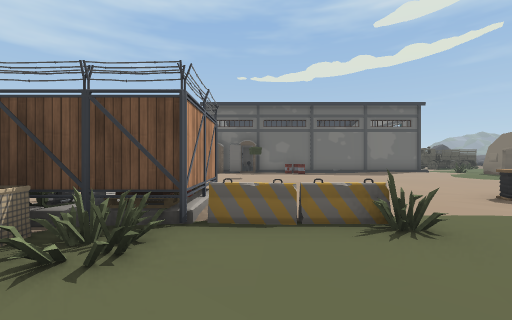
[1] (above)

24 first-person views from a walk through a 3-D level made in the Unity game engine. The camera is 1.4 m above the floor, looks level and sees 90° across. The floor is counted in squares, 2 m on a side. Each view is taken from the middle of a square. On the plan, view 1 faces up. The plan holds only what a view shows up to about 9 squares ahead; the rest is blank. The place goes on beyond the plan. Some animated figures are left out. Some surface patterns are stand-ins.

[2]
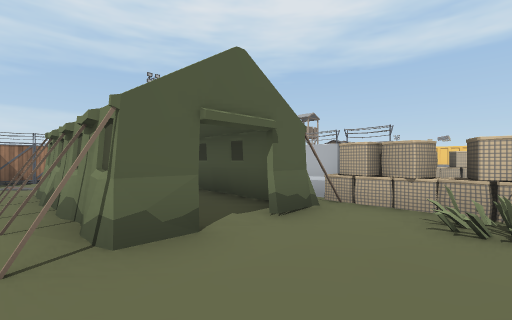

[3]
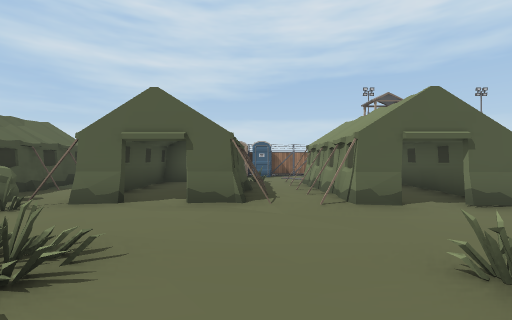

[4]
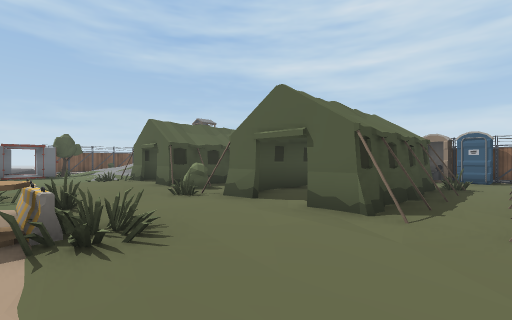

[5]
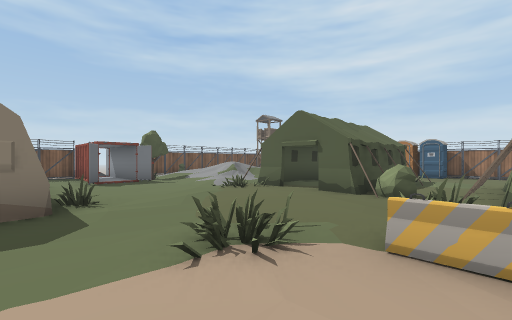

[6]
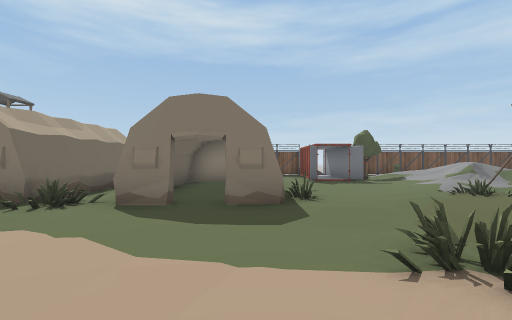

[7]
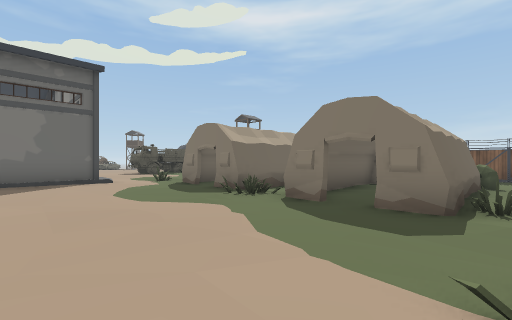

[8]
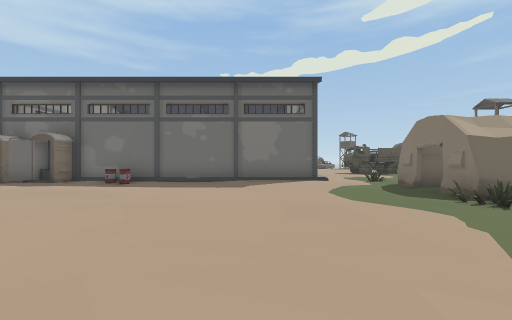

[9]
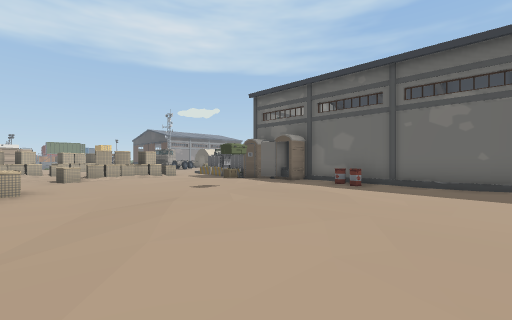

[10]
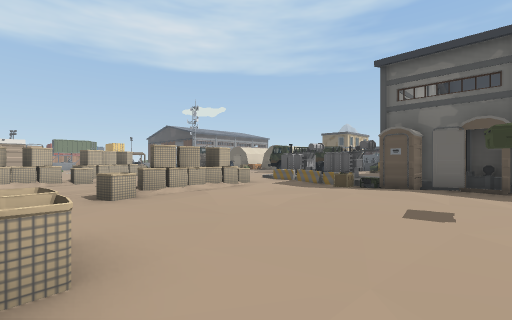

[11]
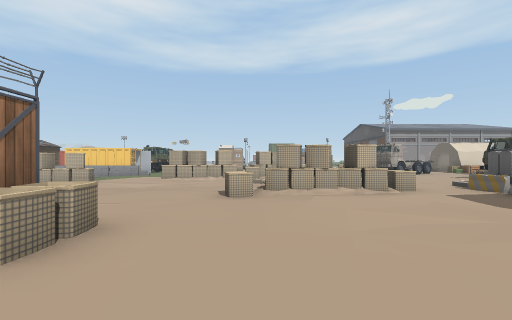

[12]
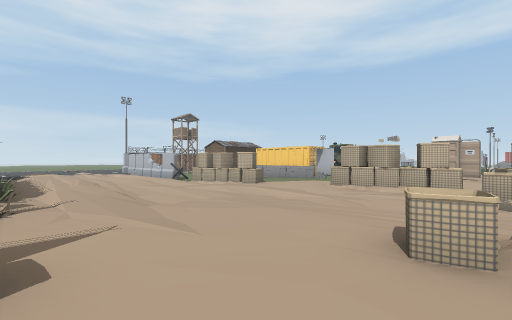

[13]
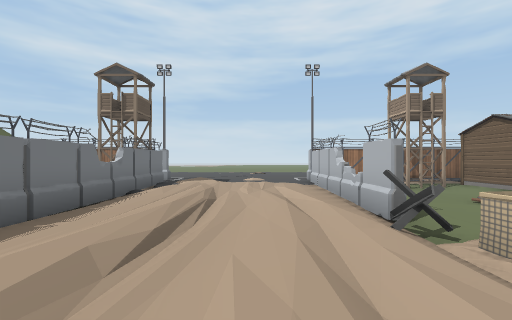

[14]
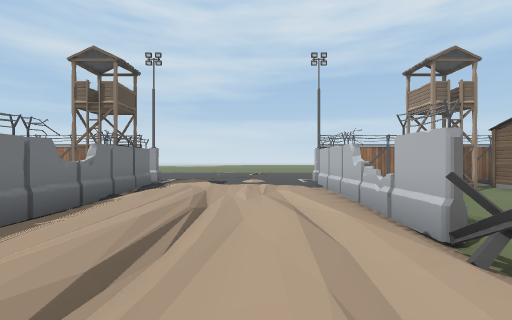

[15]
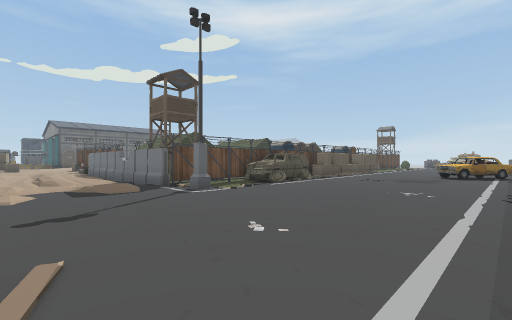

[16]
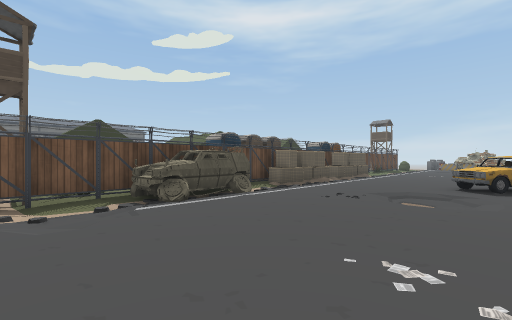

[17]
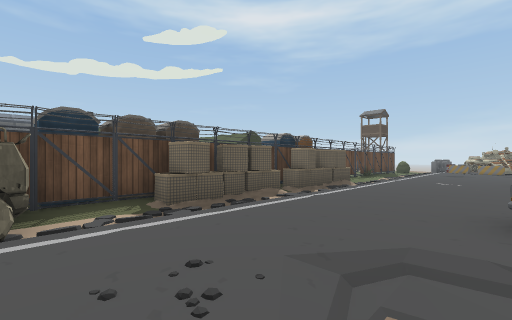

[18]
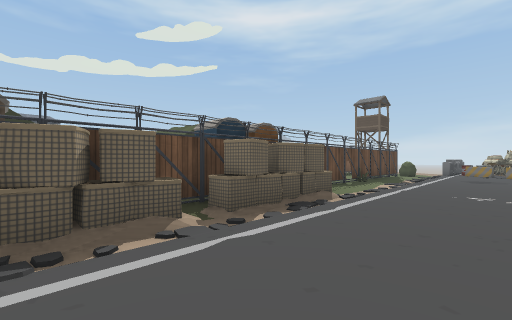

[19]
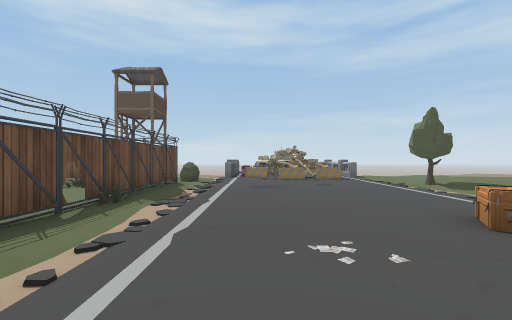

[20]
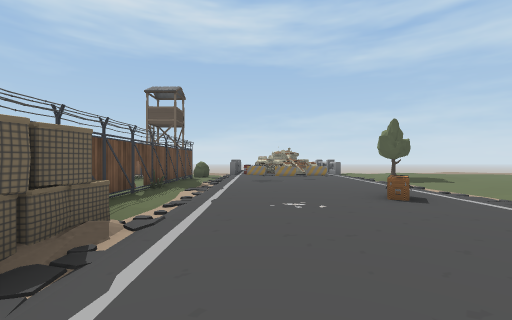

[21]
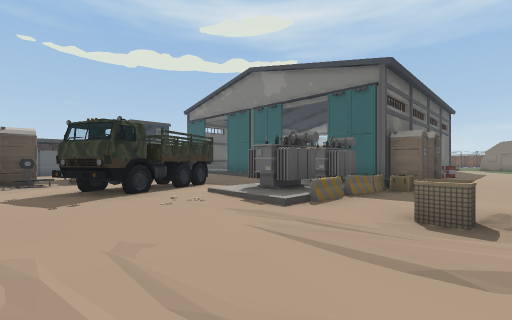

[22]
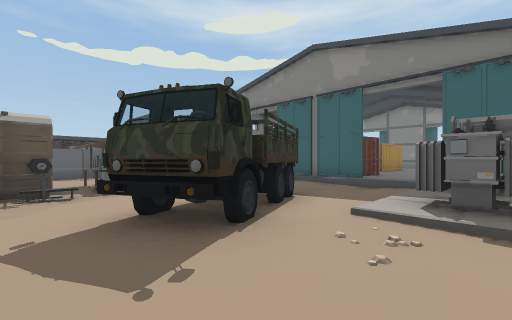

[23]
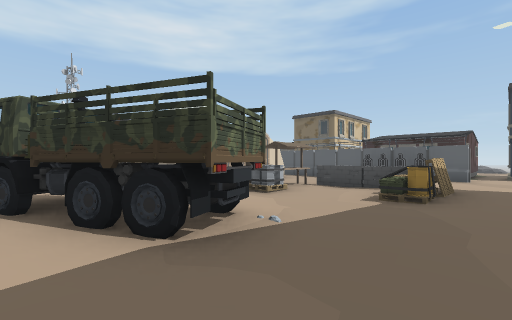

[24]
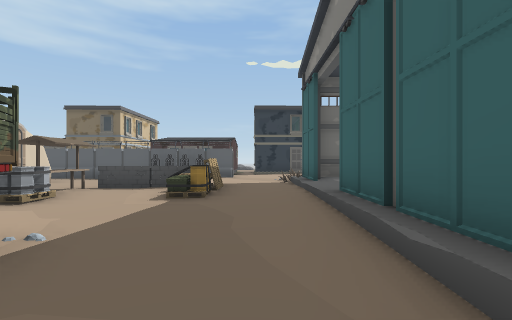

### Floor plan
Key: @ floor where view 1 was taken; # wall or solid block; . main floor; : floor 0.25 m higher than the main floor; + floor 0.5 m higher than the main floor; / step, stairs or slope; = window, fence, low wall or low ledge; C crate; F fence; B barricade; T tent; A car; N container; R tree; I barrier; U truck; W tower; P pallet; O other object.
Columns run from 10 left of view 1 to 17 right of it. Each row starts with its distance up from view 1.
 21 O.O=#O:/+
 20 O.P..P:/+
 19 O.P...:# NN
 18  ......#
 17 .::UU..##N
 16 :UUUU../N+
 15 :UU::../++
 14 :::/O O
 13 ..:/O O ###########::
 12 ....B/BBOOO:O:.:::::O
 11 ....I..C::::::..:::::#
 10 ....I..:::::::.....::
  9     O.::..C........::###
  8 I   O/::...::::....:O..
  7 O./.II.....:::.......####
  6 O........O..::......:.:.#
  5 O../...IFI..........:####O
  4 OO./....  F:.:O ::..:O:....F
  3 ::./...FOFBO...BB.O.::...NNF
  2 ...://:.O..B.....O::::...NN
  1 .O.:./:OO.....:...::::///
  0  OO////#OT@TTTTTTOOTTT///R
 -1   O////# T.:TTT T.OT.T////
 -2  .O////# T.TTTT.T.TT:T //
 -3 /.#///.# T TTTT.T.TT.T
 -4 /.=///:# T TTTTTT/TTT
 -5 . #://:#    ..  ...      ..
 -6 W #:./:#W.. /.O ...O    ..WO
 -7 FFF..//#FFFFFFFFFFFFFFFOFFFO
 -8   .././/./AAA.OOO.OOO..F....
 -9   #....#./AA................
-10     ........................
-11     ........./..............
-12     .........//.A...........
-13     :..........AA   ..C.....
-14     /...........AA   .......

Where each view was taken, in squares from view 1:
view 1: 0 up, 0 right, facing up
view 2: 2 up, 2 right, facing down-left
view 3: 4 up, 3 right, facing down
view 4: 3 up, 2 right, facing down-right
view 5: 5 up, 6 right, facing down-right
view 6: 5 up, 6 right, facing right
view 7: 4 up, 6 right, facing up-right
view 8: 4 up, 6 right, facing up
view 9: 5 up, 5 right, facing up-left
view 10: 5 up, 0 right, facing up-left
view 11: 7 up, 0 right, facing left
view 12: 7 up, 3 left, facing down-left
view 13: 1 up, 6 left, facing down
view 14: 0 up, 6 left, facing down
view 15: 14 down, 6 left, facing up-right
view 16: 13 down, 2 left, facing up-right
view 17: 12 down, 2 right, facing up-right
view 18: 11 down, 5 right, facing up-right
view 19: 10 down, 9 right, facing right
view 20: 10 down, 7 right, facing right
view 21: 10 up, 10 left, facing up-right
view 22: 13 up, 10 left, facing up-right
view 23: 15 up, 4 left, facing up-left
view 24: 15 up, 4 left, facing up
